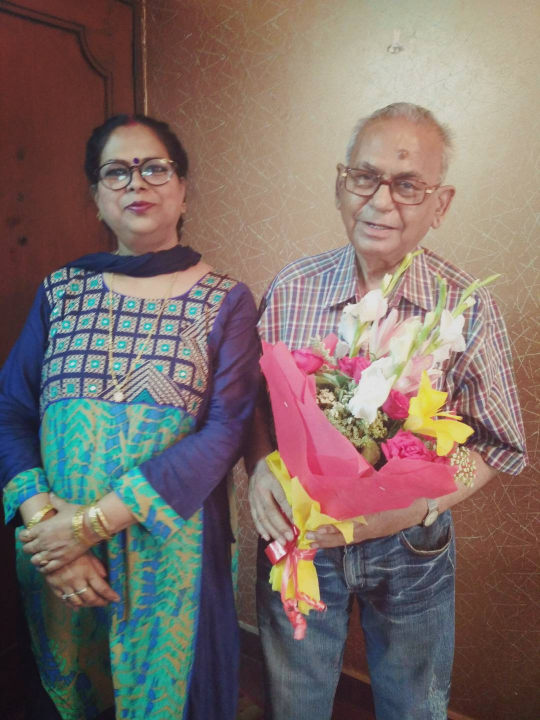
#> input picture image_1.jpeg, 1080 x 1440 px (shown at 1/2 size)
$ python Source_Code.py
#> lines starting #> are read from the running program, lines starting #| are printed output that depends on the picture; after the words box and inside, x2 and y2 are one past the last pixel; in counts of white or black regions, pixels touching at a corner belong together
import cv2
import numpy as np
from numpy.fft import ifft2, fft2
import matplotlib.pyplot as plt
from copy import deepcopy
from scipy.stats import norm
from scipy.signal import convolve2d
import math
import copy
import sys
import os
import scipy

# Main function where the reconstruction is happening
def func(image1,image2,mask):
  # The mask is a binary mask where 1 represents that the second image
  # would replace the first image at that position

  # Splitting channels
  (b1,g1,r1) = cv2.split(image1)
  r1 = r1.astype(float)
  g1 = g1.astype(float)
  b1 = b1.astype(float)
  (b2,g2,r2) = cv2.split(image2)
  r2 = r2.astype(float)
  g2 = g2.astype(float)
  b2 = b2.astype(float)
  (bm,gm,rm) = cv2.split(mask)
  rm = rm.astype(float)/255
  gm = gm.astype(float)/255
  bm = bm.astype(float)/255
  # Deciding the number of levels
  depth = int(math.floor(math.log(min(r1.shape[0], r1.shape[1]),2)))
  depth -= 4
  # Construct Laplacian Pyramids of both the images' channels
  lp_image1r = laplacian_pyramid(g_pyramid(r1, depth))
  lp_image1g = laplacian_pyramid(g_pyramid(g1, depth))
  lp_image1b = laplacian_pyramid(g_pyramid(b1, depth))
  lp_image2r = laplacian_pyramid(g_pyramid(r2, depth))
  lp_image2g = laplacian_pyramid(g_pyramid(g2, depth))
  lp_image2b = laplacian_pyramid(g_pyramid(b2, depth))
  # Blend and quantise the irregularities(if any)
  o_img_red = reconstruct(blend(lp_image2r,lp_image1r,g_pyramid(rm,depth)))
  o_img_red[o_img_red > 255] = 255
  o_img_red[o_img_red < 0] = 0
  o_img_red = o_img_red.astype(np.uint8)
  o_img_green = reconstruct(blend(lp_image2g,lp_image1g,g_pyramid(gm,depth)))
  o_img_green[o_img_green < 0] = 0
  o_img_green[o_img_green > 255] = 255
  o_img_green = o_img_green.astype(np.uint8)
  o_img_blue = reconstruct(blend(lp_image2b,lp_image1b,g_pyramid(bm,depth)))
  o_img_blue[o_img_blue < 0] = 0
  o_img_blue[o_img_blue > 255] = 255
  o_img_blue = o_img_blue.astype(np.uint8)
  # Add back the three channels
  tmp = []
  tmp.append(o_img_blue)
  tmp.append(o_img_green)
  tmp.append(o_img_red)
  result = np.zeros(image1.shape,dtype=image1.dtype)
  result = cv2.merge(tmp,result)
  cv2.imwrite('result.jpg',result)
  # Reduce dimensions for viewing purposes
  dimensions = (int(result.shape[1]*0.5), int(result.shape[0]*0.5))
  result = cv2.resize(result, dimensions, interpolation = cv2.INTER_AREA)
  cv2.imshow("Blended Image",result)
  cv2.waitKey(0)
  return result

def expand_2(image):
  # Function for expanding by a factor of 4
  M = image.shape[0]
  N = image.shape[1]
  o_img = np.zeros((2*M, 2*N), dtype=np.float64)
  # Used a symmetric 5x5 Kernel for blurring
  kernel = np.outer(np.array([0.05, 0.25, 0.4, 0.25, 0.05]),np.array([0.05, 0.25, 0.4, 0.25, 0.05]))
  o_img[::2,::2] = image[:,:]
  # return 4*scipy.signal.convolve2d(o_img,kernel,'same')
  # Convolution via FFT saves immense time
  return 4*np.abs(ifft2(np.multiply(fft2(o_img), fft2(kernel, s=o_img.shape))))

def laplacian_pyramid(g_pyramid):
  i = 0
  # Function for building a Laplacian Pyramid (Saving difference of each level)
  output = []
  while i < len(g_pyramid) - 1:
    X = g_pyramid[i]
    M, N = X.shape[0], X.shape[1]
    Y = expand_2(g_pyramid[i + 1])
    M_, N_ = Y.shape[0], Y.shape[1]
    if M_ > M:
         Y = np.delete(Y,(-1),axis=0)
    if N_ > N:
        Y = np.delete(Y,(-1),axis=1)
    output.append(X - Y)
    i += 1
  output.append(g_pyramid.pop())
  return output

def blend(white, black, mask):
  res = []
  # Blending two laplacian pyramids using a mask
  for i in range(0, len(mask)):
    res.append((mask[i]*white[i]) + ((1 - mask[i])*black[i]))
  return res

def reconstruct(lp):
  M = lp[0].shape[0]
  N = lp[0].shape[1]
  # Function to build the image back from its laplacian pyramid
  output = np.zeros((M, N), dtype=np.float64)
  i = len(lp) - 1
  while i > 0:
    temp = lp[i - 1]
    lap = expand_2(lp[i])
    M, N = temp.shape[0], temp.shape[1]
    M_, N_ = lap.shape[0], lap.shape[1]
    if M_ > M:
        lap = np.delete(lap,(-1),axis=0)
    if N_ > N:
        lap = np.delete(lap,(-1),axis=1)
    lp.pop()
    tmp = lap + temp
    lp.pop()
    lp.append(tmp)
    output = tmp
    i -= 1
  return output

def g_pyramid(image, levels):
  output = []
  # Function for building the Gaussian Pyramid
  output.append(image)
  tmp = image
  for i in range(0,levels):
    kernel = np.outer(np.array([0.05, 0.25, 0.4, 0.25, 0.05]),np.array([0.05, 0.25, 0.4, 0.25, 0.05]))
    # o_img = scipy.signal.convolve2d(tmp,kernel,'same')
    # Convolution via FFT saves immense time
    o_img = np.abs(ifft2(np.multiply(fft2(tmp), fft2(kernel, s=tmp.shape))))
    # Reducing by a factor of 2
    out = o_img[::2,::2]
    tmp = out
    output.append(tmp)
  return output

def detect_face(copy_image):
  count_face = 0
  gray = cv2.cvtColor(copy_image, cv2.COLOR_BGR2GRAY)
  # Taking min-neighbours to be 5 to just be sure
  faces = face_cascade.detectMultiScale(gray, 1.3, 5)
  alldetect, face_radii, face_centers, center = [], [], [], []
  count_face = 0
  for (x, y, w, h) in faces:
    center = []
    face_radii.append(h / 2)
    # Draw a rectangle at the face co-ordinates
    copy_image = cv2.rectangle(copy_image,(x,y),(x + w,y + h),(255, 0, 0), 2)
    val_1 = x + (w / 2)
    val_2 = y + (w / 2)
    center.append(val_1)
    center.append(val_2)
    face_centers.append(center)
    count_face += 1
  return face_radii, face_centers, count_face

def feature_matching(img1,img2,face_centers,face_centers1,face_radii):
  orb = cv2.ORB_create()
  # Oriented BRIEF Keypoint Detection and Descriptor Extraction.
  # Function for keypoint and descriptor detecting
  first_image = img2
  second_image = img1
  kp1, des1 = orb.detectAndCompute(img1, None)
  msk = np.empty(first_image.shape)
  kp2, des2 = orb.detectAndCompute(img2, None)
  check = 0
  # Initialising Brute Force Matcher
  bf = cv2.BFMatcher(cv2.NORM_HAMMING, crossCheck=True)
  # Match the descriptors
  matches = bf.match(des1,des2)
  # Distance sorted matches
  matches = sorted(matches, key = lambda x:x.distance)
  plt.title('Feature Matching')
  f_match = cv2.drawMatches(img1,kp1,img2,kp2,matches[:50], None,flags=0)
  plt.imshow(f_match)
  plt.show()
  src_pts = np.float32([ kp1[m.queryIdx].pt for m in matches]).reshape(-1,1,2)
  dst_pts = np.float32([ kp2[m.trainIdx].pt for m in matches]).reshape(-1,1,2)
  M, mask = cv2.findHomography(src_pts, dst_pts, cv2.RANSAC,5.0)
  X = second_image.shape[0]
  Y = second_image.shape[1]
  im_out = cv2.warpPerspective(second_image, M, (Y, X))
  fccntr = []
  fccntr.append(face_centers1[0])
  fccntr = np.array(fccntr)
  dst = cv2.perspectiveTransform(fccntr[None,:,:],M)
  cv2.circle(msk,(int((dst[0,0,0])),int((dst[0,0,1]))),int((1.2*face_radii[0])),(255,255,255),-1)
  cv2.imshow('Mask', msk)
  cv2.waitKey(0)
  func(first_image,im_out,msk)
  return M, mask

if __name__ == '__main__':
  face_cascade = cv2.CascadeClassifier(cv2.data.haarcascades + "haarcascade_frontalface_default.xml")
  file_name_1 = input('Enter the name of the first image(with extension): ')
#> the answer given: image_1.jpeg
  file_name_2 = input('Enter the name of the second image(with extension): ')
#> the answer given: image_2.jpeg
  first_image = cv2.imread(file_name_1)
#> first_image is the input picture: shape (1440, 1080, 3); mean B, G, R 105.2, 110.2, 125.1
  # Creating Deep copies to ensure data integrity
  copy_image = deepcopy(first_image)
  second_image = cv2.imread(file_name_2)
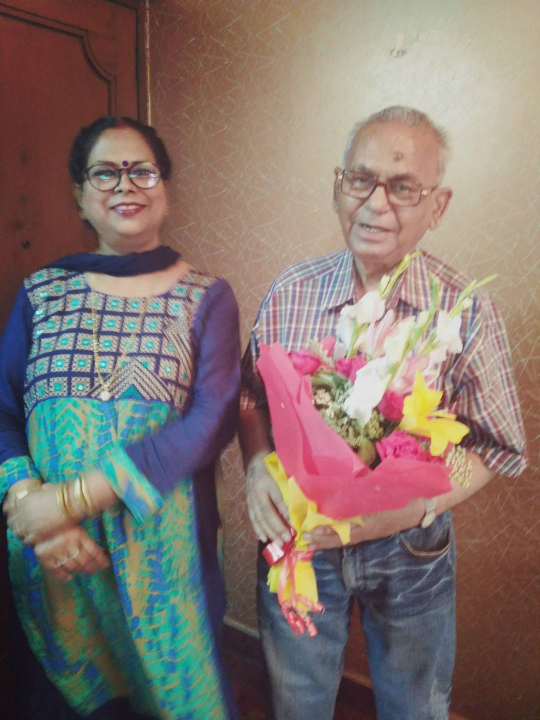
#> input picture image_2.jpeg, 1080 x 1440 px (shown at 1/2 size)
#> second_image is the input picture: shape (1440, 1080, 3); mean B, G, R 110.1, 115.9, 130.3
  # Creating Deep copies to ensure data integrity
  copy_image1 = deepcopy(second_image)
  # Detecting Face for the first picture
  face_radii, face_centers, count_face = detect_face(copy_image)
#> in detect_face, `faces = face_cascade.detectMultiScale(gray, 1.3, 5)`: faces = [[166, 258, 217, 217]]
#> the loop in detect_face, `for (x, y, w, h) in faces:` made 1 pass
#> (x, y, w, h, val_1, val_2, count_face) on pass 1: (166, 258, 217, 217, 274.5, 366.5, 1)
#> after the loop in detect_face, `for (x, y, w, h) in faces:`: count_face = 1; face_centers = [[274.5, 366.5]]; face_radii = [108.5]
#> face_radii = [108.5]; face_centers = [[274.5, 366.5]]; count_face = 1
  # Making a joined image for
  both_images = np.concatenate((first_image, second_image), axis=1)
  # Similarly for the second picture
  Y, face_centers1, count_face1 = detect_face(copy_image1)
#> in detect_face (call 2), `faces = face_cascade.detectMultiScale(gray, 1.3, 5)`: faces = [[143, 263, 206, 206]]
#> the loop in detect_face (call 2), `for (x, y, w, h) in faces:` made 1 pass
#> (x, y, w, h, val_1, val_2, count_face) on pass 1: (143, 263, 206, 206, 246, 366, 1)
#> pass 1, in detect_face (call 2), `copy_image = cv2.rectangle(copy_image,(x,y),(x + w,y + h),(255, 0, 0),..`:
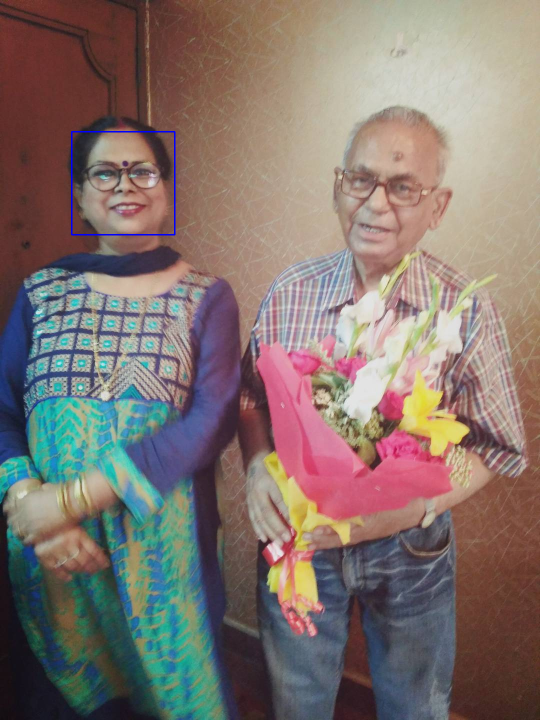
#> copy_image: shape (1440, 1080, 3) (shown at 1/2 size); 0.16% of pixels changed, all inside (x1, y1, x2, y2) = (142, 262, 351, 471)
#> after the loop in detect_face (call 2), `for (x, y, w, h) in faces:`: count_face = 1; face_centers = [[246, 366]]; face_radii = [103]
#> Y = [103]; face_centers1 = [[246, 366]]; count_face1 = 1
  dimensions = (int(both_images.shape[1]*0.5), int(both_images.shape[0]*0.5))
#> dimensions = (1080, 720)
  face_radii.sort(key=dict(zip(face_radii, face_centers)).get)
  # Resize for display
  both_images = cv2.resize(both_images, dimensions, interpolation = cv2.INTER_AREA)
#> both_images: shape (720, 1080, 3)
  face_centers = sorted(face_centers)
  cv2.imshow('Input Images', both_images)
  Y.sort(key=dict(zip(Y, face_centers1)).get)
  face_centers1 = sorted(face_centers1)
  # Trigger the call
  M, mask = feature_matching(second_image,first_image,face_centers,face_centers1,face_radii)
#> in feature_matching, `kp1, des1 = orb.detectAndCompute(img1, None)`: kp1 = 500 keypoints; strongest (x, y, size): (932, 860, 111.1), (535, 1092, 77.1), (537, 1093, 92.6), (537, 1081, 92.6)
#> in feature_matching, `kp2, des2 = orb.detectAndCompute(img2, None)`: kp2 = 500 keypoints; strongest (x, y, size): (697, 606, 31), (696, 606, 37.2), (707, 831, 31), (540, 1089, 31)
#> in feature_matching, `matches = bf.match(des1,des2)`: matches = 195 matches
#> in feature_matching, `f_match = cv2.drawMatches(img1,kp1,img2,kp2,matches[:50], None,flags=0)`:
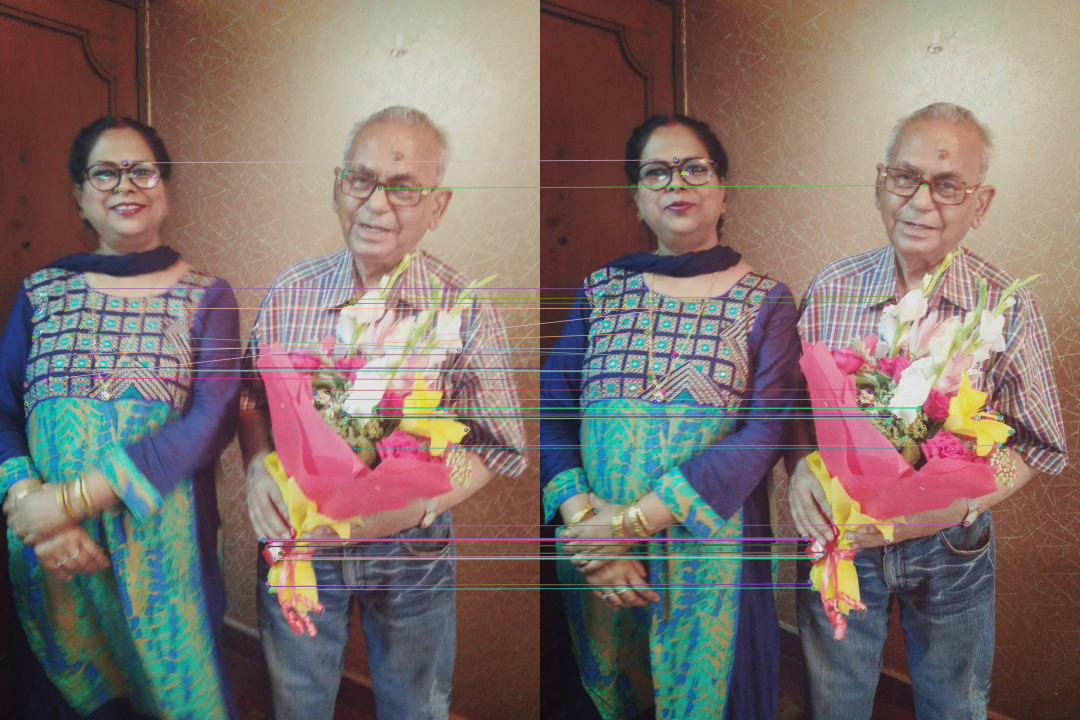
#> f_match: shape (1440, 2160, 3) (shown at 1/2 size); mean B, G, R 108.2, 113.5, 127.9
#> in feature_matching, `src_pts = np.float32([ kp1[m.queryIdx].pt for m in matches]).reshape(-..`: src_pts = 195 rows, first 8: [564, 1107.3], [540.9, 1081.7], [535, 1092], [145.2, 739.6], [761.4, 376.2], [665.6, 798.3], [537.5, 1092.9], [548.2, 1114.4]
#> in feature_matching, `dst_pts = np.float32([ kp2[m.trainIdx].pt for m in matches]).reshape(-..`: dst_pts = 195 rows, first 8: [568.2, 1105.2], [546, 1078.3], [540, 1089], [171.1, 741.3], [770.4, 370.3], [673.9, 798.3], [540.5, 1089.9], [551.8, 1110.8]
#> in feature_matching, `M, mask = cv2.findHomography(src_pts, dst_pts, cv2.RANSAC,5.0)`: M = [[0.932, 0.00451, 37.03], [-0.0526, 1.02, -1.42], [-7.32e-05, 3.52e-05, 1]]; mask = 195 values, max 1 at index 0, min 0 at index 4, mean 0.497
#> in feature_matching, `im_out = cv2.warpPerspective(second_image, M, (Y, X))`:
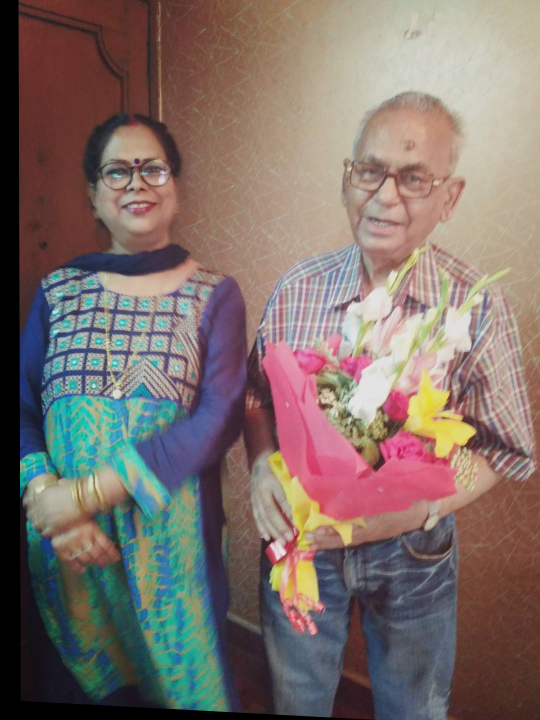
#> im_out: shape (1440, 1080, 3) (shown at 1/2 size); mean B, G, R 106.1, 111.6, 126.1
#> in feature_matching, `fccntr = np.array(fccntr)`: fccntr = [[246, 366]]
#> in feature_matching, `dst = cv2.perspectiveTransform(fccntr[None,:,:],M)`: dst = [[269.3, 362.2]]
#> in feature_matching, `cv2.circle(msk,(int((dst[0,0,0])),int((dst[0,0,1]))),int((1.2*face_rad..`:
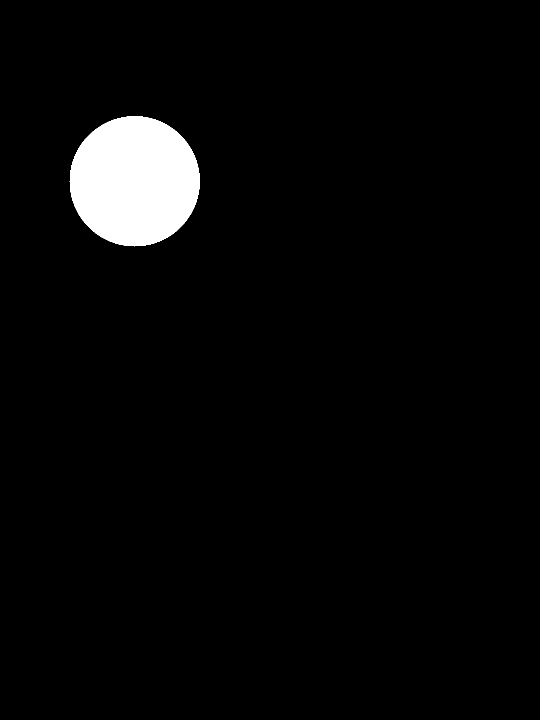
#> msk: shape (1440, 1080, 3) float64 (shown at 1/2 size); 3.4% white; 1 white region, box (x1, y1, x2, y2) and area: (139, 232, 400, 493) 53077
#> after the loop in g_pyramid, `for i in range(0,levels):`: output = 7 items
#> in laplacian_pyramid, `i = 0`: i = 0
#> the loop in laplacian_pyramid, `while i < len(g_pyramid) - 1:` made 6 passes
#> (M_, N_) on passes 1 to 6: (1440, 1080), (720, 540), (360, 270), (180, 136), (90, 68), (46, 34)
#> after the loop in laplacian_pyramid, `while i < len(g_pyramid) - 1:`: i = 6; output = 6 items
#> in func, `lp_image1r = laplacian_pyramid(g_pyramid(r1, depth))`: lp_image1r = 7 items
#> in laplacian_pyramid (call 2), `i = 0`: i = 0
#> the loop in laplacian_pyramid (call 2), `while i < len(g_pyramid) - 1:` made 6 passes
#> pass 1, in laplacian_pyramid (call 2), `Y = expand_2(g_pyramid[i + 1])`:
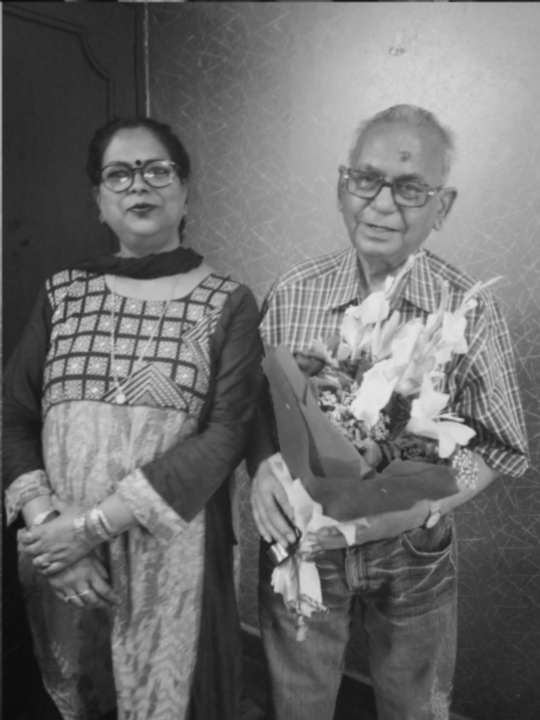
#> Y: shape (1440, 1080) float64 (shown at 1/2 size); min 10.84, max 229.5, mean 110.2
#> after the loop in laplacian_pyramid (call 2), `while i < len(g_pyramid) - 1:`: i = 6
#> in func, `lp_image1g = laplacian_pyramid(g_pyramid(g1, depth))`: lp_image1g = 7 items
#> the loop in g_pyramid (call 4), `for i in range(0,levels):` made 6 passes
#> pass 1, in g_pyramid (call 4), `o_img = np.abs(ifft2(np.multiply(fft2(tmp), fft2(kernel, s=tmp.shape))))`:
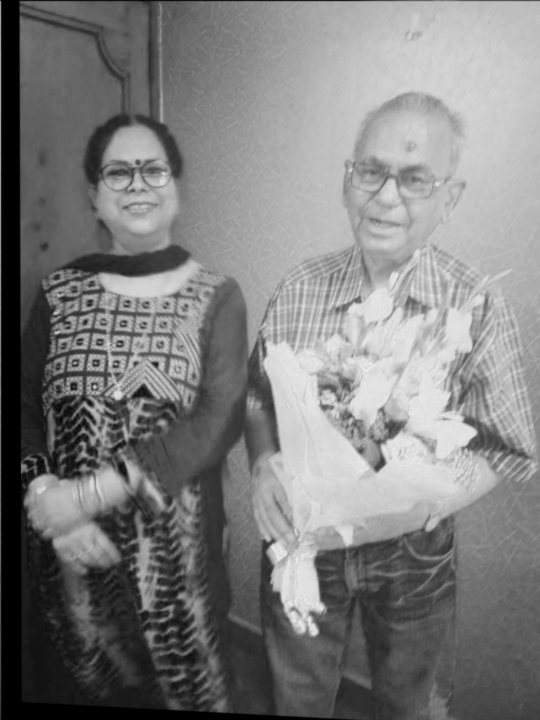
#> o_img: shape (1440, 1080) float64 (shown at 1/2 size); min 4.5e-18, max 239.8, mean 126.1
#> in blend, `res = []`: res = []
#> the loop in blend, `for i in range(0, len(mask)):` made 7 passes
#> after the loop in blend, `for i in range(0, len(mask)):`: res = 7 items
#> in reconstruct, `M = lp[0].shape[0]`: M = 1440
#> in reconstruct, `i = len(lp) - 1`: i = 6
#> the loop in reconstruct, `while i > 0:` made 6 passes
#> (M, N, M_, N_, i) on passes 1 to 6: (45, 34, 46, 34, 5), (90, 68, 90, 68, 4), (180, 135, 180, 136, 3), (360, 270, 360, 270, 2), (720, 540, 720, 540, 1), (1440, 1080, 1440, 1080, 0)
#> after the loop in reconstruct, `while i > 0:`: i = 0; lp = 1 item
#> the loop in blend (call 2), `for i in range(0, len(mask)):` made 7 passes
#> the loop in reconstruct (call 2), `while i > 0:` made 6 passes
#> M = [[0.932, 0.00451, 37.03], [-0.0526, 1.02, -1.42], [-7.32e-05, 3.52e-05, 1]]
